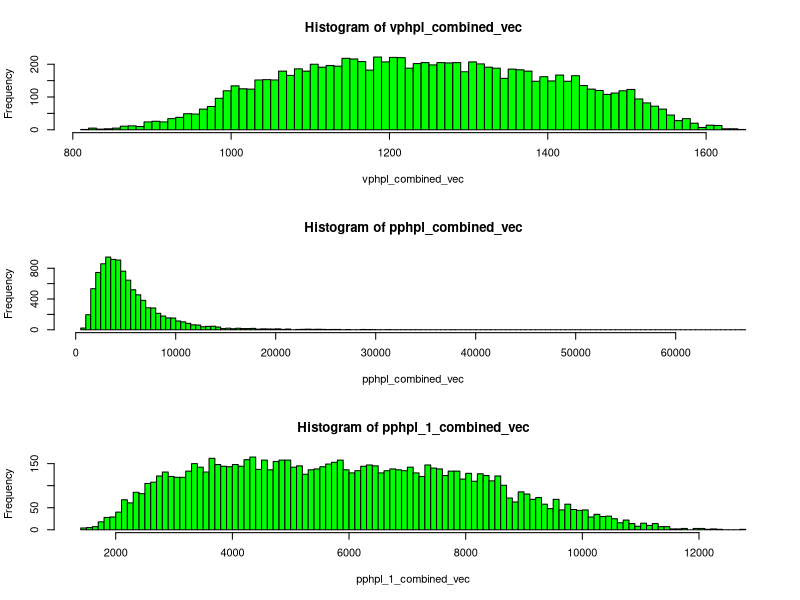

Write the R code that produced this figure.
###packages
library(readxl)
library(data.table)
library(dplyr)
library(rlist)

###no of iterations
n <- 10000

###assign values

####speed
l_speed_walkbike <- 5
u_speed_walkbike <- 20

l_speed_car <- 25
u_speed_car <- 100

l_speed_bus <- 15
u_speed_bus <- 30

####avo
avo_walkbike <- 1

l_avo_car <- 1 ###this is just min max , not values from the distribution of sample means
u_avo_car <- 7


l_avo_bus <- 6.075
u_avo_bus <- 14.675

###pmt
l_pmt_walkbike <- 0.2055
u_pmt_walkbike <- 7.7204

l_pmt_car <- 4.362
u_pmt_car <- 16.387

l_pmt_bus <- 0.086
u_pmt_bus <- 88.356

###ms
l_ms_walkbike <- 0.06
u_ms_walkbike <- 0.36

l_ms_car <- 0.61
u_ms_car <- 0.93

l_ms_bus <- 0
u_ms_bus <- 0.12

###length of mode + total length

l_lm_walkbike <- 1
u_lm_walkbike <- 2


l_lm_car <- 4
u_lm_car <- 6


l_lm_bus <- 10
u_lm_bus <- 20

###modes per width
mpw_walkbike <- 2

mpw_car <- 1

mpw_bus <- 1

###generate vectors of random nos
speed_walkbike <- round(runif(n,l_speed_walkbike,u_speed_walkbike),4)
speed_car <- round(runif(n,l_speed_car,u_speed_car),4)
speed_bus <- round(runif(n,l_speed_bus,u_speed_bus),4)

avo_car <- round(runif(n,l_avo_car,u_avo_car),4)
avo_bus <- round(runif(n,l_avo_bus,u_avo_bus),4)

pmt_walkbike <- round(runif(n,l_pmt_walkbike,u_pmt_walkbike),4)
pmt_car <- round(runif(n,l_pmt_car,u_pmt_car),4)
pmt_bus <- round(runif(n,l_pmt_bus,u_pmt_bus),4)

ms_walkbike <- round(runif(n,l_ms_walkbike,u_ms_walkbike),4)
ms_car <- round(runif(n,l_ms_car,u_ms_car),4)
ms_bus <- round(runif(n,l_ms_bus,u_ms_bus),4)

twosec_dist_walkbike <- speed_walkbike * 1000/3600 *2
twosec_dist_car <- speed_car * 1000/3600 *2
twosec_dist_bus <- speed_bus * 1000/3600 *2

lm_walkbike <- round(runif(n,l_lm_walkbike,u_lm_walkbike),4)
lm_car <- round(runif(n,l_lm_car,u_lm_car),4)
lm_bus <- round(runif(n,l_lm_bus,u_lm_bus),4)

tl_walkbike <- twosec_dist_walkbike + lm_walkbike
tl_car <- twosec_dist_car + lm_car
tl_bus <- twosec_dist_bus + lm_bus

###create empty vectors
vphpl_combined_vec <- c()
pphpl_combined_vec <- c()
pphpl_1_combined_vec <- c()

###derived vectors
vphpl_walkbike <- 0
vphpl_car <- speed_car*1000/tl_car
vphpl_bus <- speed_bus*1000/tl_bus

pphpl_walkbike <- speed_walkbike*1000/tl_walkbike * mpw_walkbike * avo_walkbike * (10/(pmt_walkbike*1.6))
pphpl_car <- speed_car*1000/tl_car * mpw_car * avo_car * (10/(pmt_car*1.6))
pphpl_bus <- speed_bus*1000/tl_bus * mpw_bus * avo_bus * (10/(pmt_bus*1.6))

pphpl_1_walkbike <- speed_walkbike*1000/tl_walkbike * mpw_walkbike * avo_walkbike
pphpl_1_car <- speed_car*1000/tl_car * mpw_car * avo_car 
pphpl_1_bus <- speed_bus*1000/tl_bus * mpw_bus * avo_bus

vphpl_combined_vec <- ms_walkbike*vphpl_walkbike + ms_car*vphpl_car + ms_bus*vphpl_bus
pphpl_combined_vec <- ms_walkbike*pphpl_walkbike + ms_car*pphpl_car + ms_bus*pphpl_bus
pphpl_1_combined_vec <- ms_walkbike*pphpl_1_walkbike + ms_car*pphpl_1_car + ms_bus*pphpl_1_bus

#for (i in 1:100)
#{

###VPHPL
#vphpl_combined_vec[i] <- ms_walkbike[i]*vphpl_walkbike + ms_car[i]*vphpl_car[i] + ms_bus[i]*vphpl_bus[i]

#vphpl_combined_vec <- vphpl_combined_vec %>% append(vphpl_combined)

###PPHPL (10km)
#pphpl_combined_vec[i] <- ms_walkbike[i]*pphpl_walkbike[i] + ms_car[i]*pphpl_car[i] + ms_bus[i]*pphpl_bus[i]

#pphpl_combined_vec <- pphpl_combined_vec %>% append(pphpl_combined)

###PPHPL (no pmt)
#pphpl_1_combined_vec[i] <- ms_walkbike[i]*pphpl_1_walkbike[i] + ms_car[i]*pphpl_1_car[i] + ms_bus[i]*pphpl_1_bus[i]

#pphpl_1_combined_vec <- pphpl_1_combined_vec %>% append(pphpl_1_combined)
#}

###visualizations
par(mfrow = c(3,1))

hist(vphpl_combined_vec, c=("green"),breaks = 100)
print(summary(vphpl_combined_vec))
print(sd(vphpl_combined_vec))

hist(pphpl_combined_vec, c=("green"),breaks = 100)
print(summary(pphpl_combined_vec))
print(sd(pphpl_combined_vec))

hist(pphpl_1_combined_vec, c=("green"),breaks = 100)
print(summary(pphpl_1_combined_vec))
print(sd(pphpl_1_combined_vec, na.rm = TRUE))
